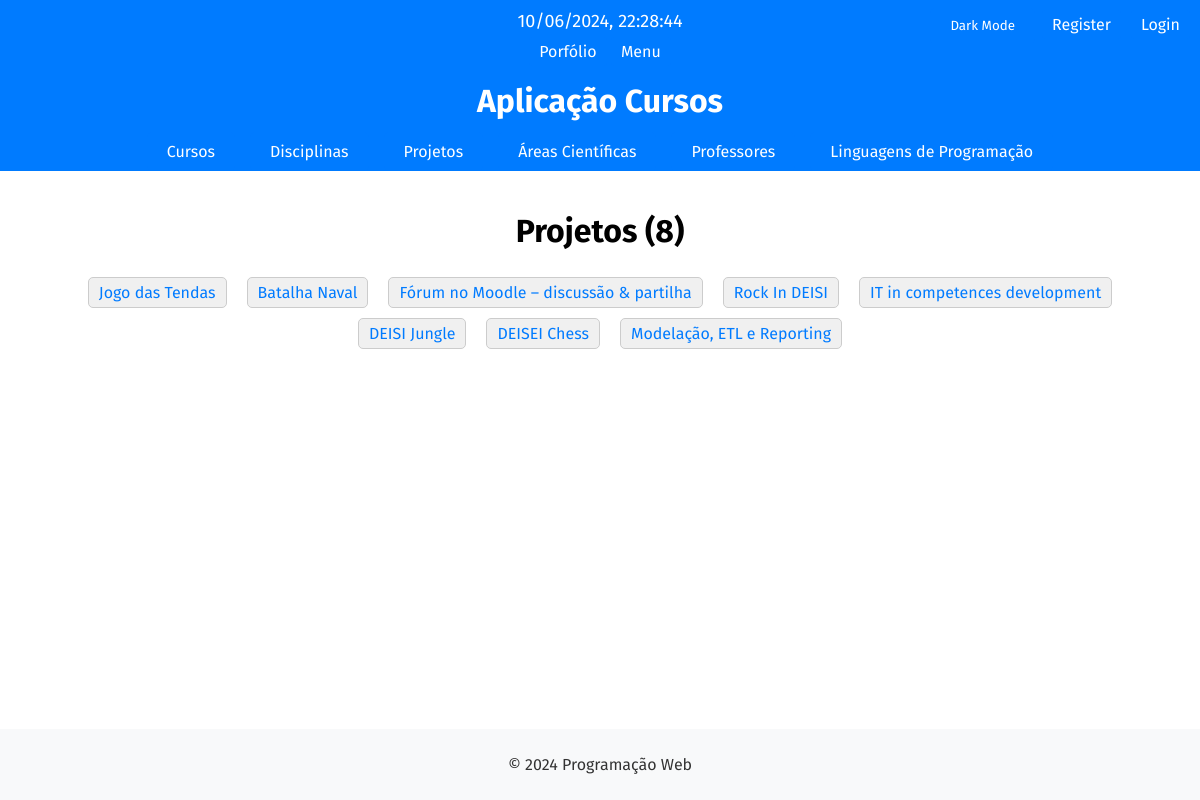
The page /cursos/projetos on the database its author committed.
### curso/models.py (models this page shows, shortened)
class Project(models.Model):
    name = models.CharField(max_length=255, default = "Projeto")
    description = models.TextField()
    concepts_applied = models.TextField()
    technologies_used = models.TextField()
    image = models.ImageField(upload_to='project_images/')
    youtube_link = models.URLField(blank=True, null=True)
    github_link = models.URLField(blank=True, null=True)
    programming_languages = models.ManyToManyField(ProgrammingLanguage, related_name='projects')

### curso/views.py (the view)
# urls.py: path('projetos', views.projetos_page, name = 'projetos'), #lista projetos
def projetos_page(request):
    projetos = Project.objects.all()
    return render(request, 'curso/projetos.html', { 'projetos' : projetos, 'is_editor': is_editor_curso(request.user) })

### curso/views.py (called while the page is built)
def is_editor_curso(user):
    return user.groups.filter(name='editor_curso').exists()

### curso/templates/curso/projetos.html (shortened to what this page needs)
{% extends 'curso/layout.html' %}
{% block content %}
    <h1>Projetos ({{projetos|length}})</h1>
    <ul class="lista-item">
        {% for projeto in projetos %}
            <li>
                <a href="{% url 'projeto_page' projeto.id %}">{{ projeto.name }}</a>
            </li>
        {% endfor %}
    </ul>
{% endblock %}

### curso/static/curso/estilos.css (style rules this page uses)
body { font-family: 'Fira Sans', sans-serif; font-optical-sizing: auto; margin: 0; padding: 0; display: flex; flex-direction: column; min-height: 100vh; }
.lista-item { list-style-type: none; padding: 0; display: flex; flex-wrap: wrap; justify-content: center; }
.lista-item li { margin: 5px 10px; padding: 5px 10px; background-color: #f0f0f0; border: 1px solid #ccc; border-radius: 5px; white-space: nowrap; }
.lista-item li a { text-decoration: none; color: #007bff; }
h1 { text-align: center; }

### rows shown on the page
Project: name "Jogo das Tendas"
Project: name "Batalha Naval"
Project: name "Fórum no Moodle – discussão & partilha"
Project: name "Rock In DEISI"
Project: name "IT in competences development"
Project: name "DEISI Jungle"
Project: name "DEISEI Chess"
Project: name "Modelação, ETL e Reporting"

### other values the page prints
{{ projetos|length }} "8"
